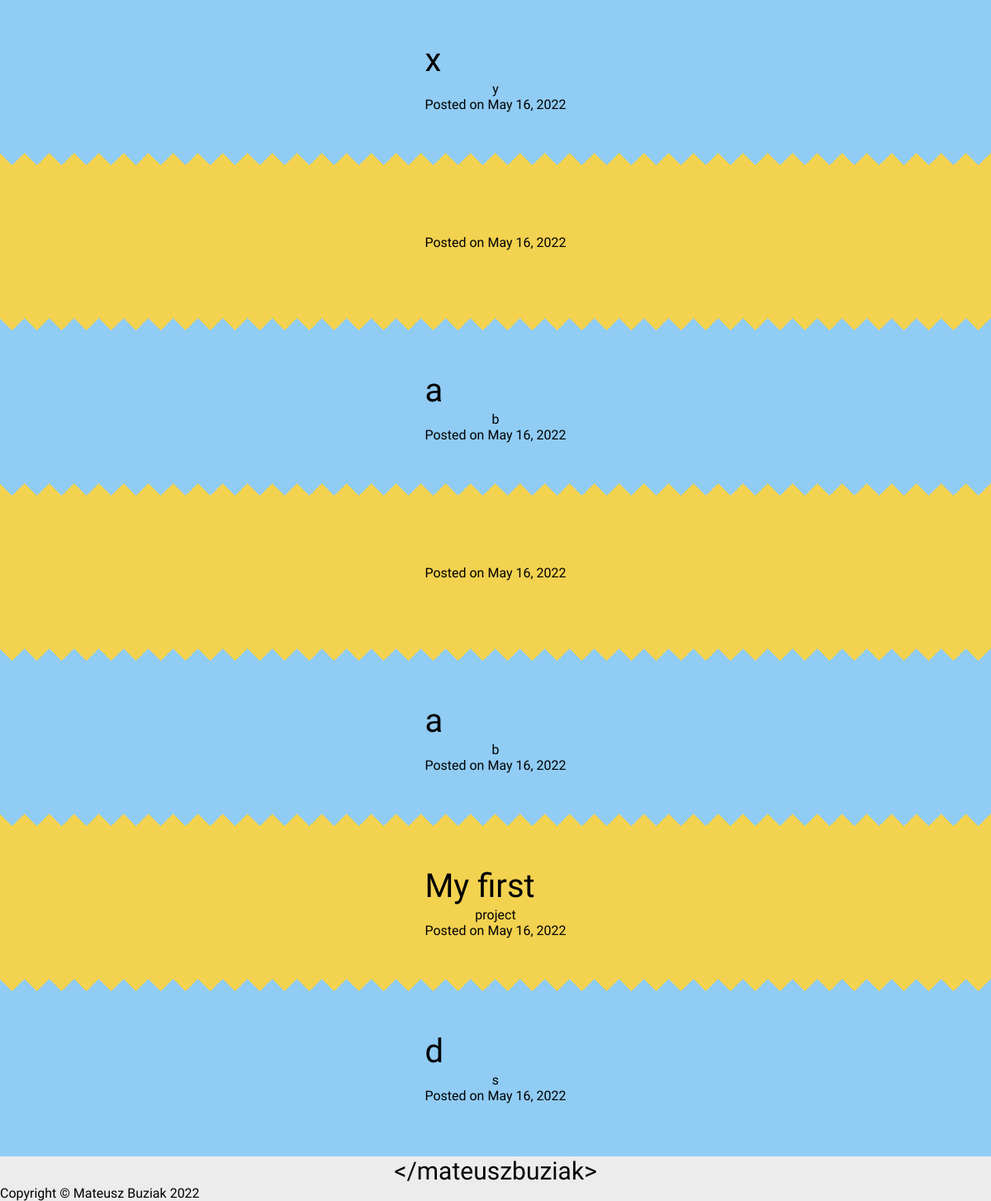
Page /projects (lower part) on the earlier database version.
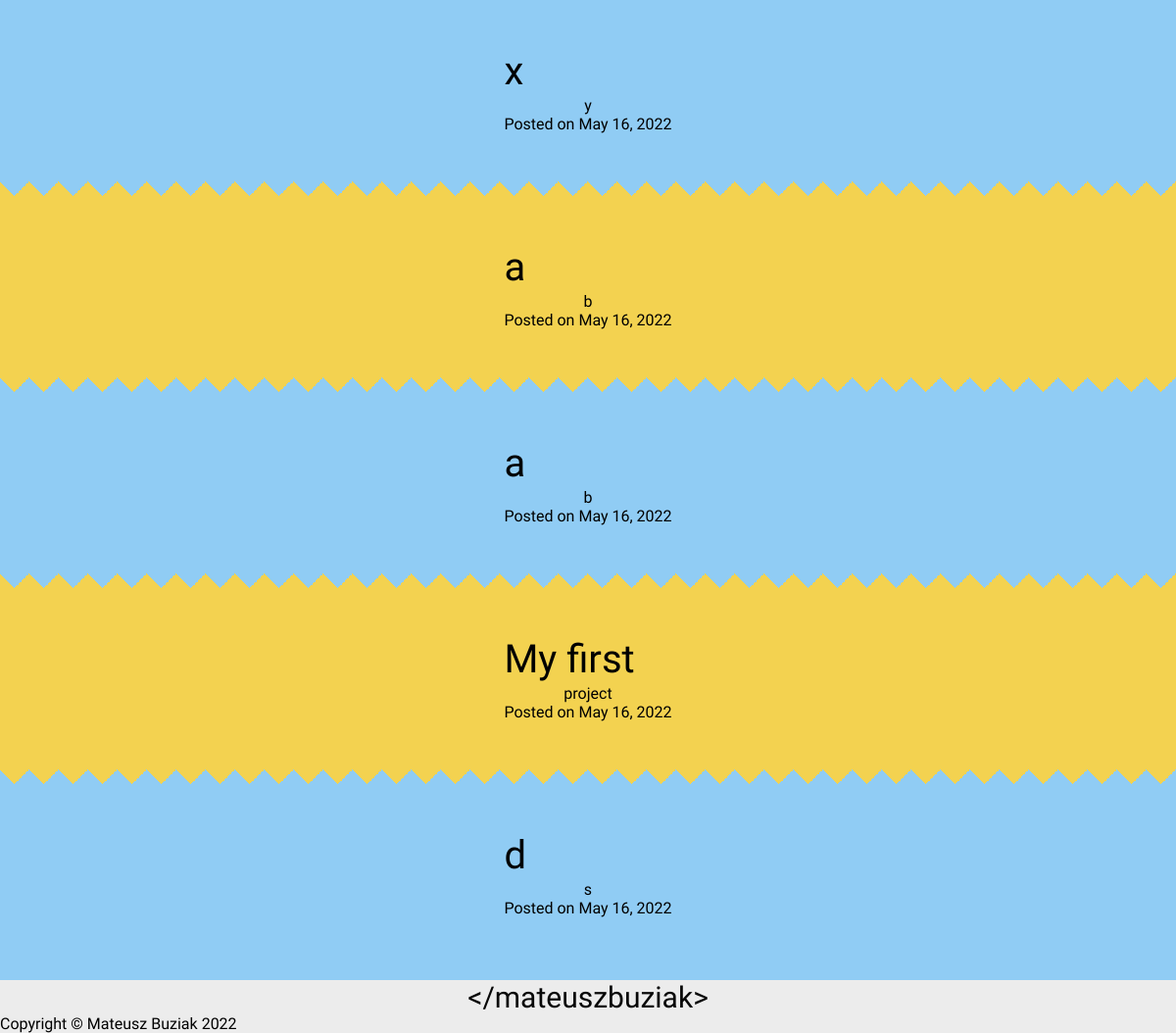
Same page on the later database version.
### app.py (models this page shows)
class Blogpost(db.Model):
    id = db.Column(db.Integer, primary_key=True)
    title = db.Column(db.String(50))
    subtitle = db.Column(db.String(50))
    date_posted = db.Column(db.DateTime)
    content = db.Column(db.Text)

### app.py (the view)
@app.route("/projects")
def projects():
    posts = Blogpost.query.order_by(Blogpost.date_posted.desc()).all()
    return render_template("projects.html", posts=posts)

### templates/projects.html (shortened to what this page needs)
<!DOCTYPE html>
<html lang="en">
<head>
  <link rel= "stylesheet" type= "text/css" href= "{{ url_for('static', filename='style/main.css') }}">
  <link rel= "stylesheet" type= "text/css" href= "{{ url_for('static', filename='style/projects.css') }}">
</head>
<body>
  <article class="projects">
    <div class="margin-top">
        {% for post in posts %}
          <section>
            <a href="{{ url_for('post', post_id=post.id) }}" class="hiperlinks">
              <div class="title">
                {{ post.title }}
              </div>
              <div class="stack">
                {{ post.subtitle }}
              </div>
              <div class="date">
                Posted on {{ post.date_posted.strftime('%B %d, %Y') }}
              </div >
            </a>
          </section>
          {% endfor %}
    </div>
  </article>
  <footer>
    <ul>
      <li class="end-logo">
        &lt;/mateuszbuziak&gt;
      </li>
      <li>
        Copyright &copy; Mateusz Buziak 2022
      </li>
    </ul>
  </footer>
</body>
</html>

### static/style/main.css (style rules this page uses)
body { min-height: 100vh; margin: 0; font-family: 'Oswald', sans-serif; display: grid; grid-template-rows: auto 1fr auto; }
footer { min-height:50px; background:#ECECEC; position: bottom; overflow: hidden; padding-top:0px; cursor: default; }
footer ul { overflow: hidden; text-decoration: none; margin-top: 0px; margin-bottom: 0px; list-style-type: none; margin: 0%; padding: 0%; }
footer ul li.end-logo { color:#070707; text-align: center; font-size: 30px; cursor: default; margin-bottom: 0px; }
article { background-color: #ECECEC ; }
article.projects { background-color: #F3D250; }

### static/style/projects.css (style rules this page uses)
article { font-family: 'Oswald', sans-serif; }
.margin-top { margin-top: 2vh; }
.hiperlinks { cursor: pointer; text-decoration: none; color: black; }
.title { font-size: 40px; padding-bottom: 2px; }
.stack { font-size: 35; text-align: center; }
.date { font-size: 30; margin-bottom: 2vh;; text-align: right; }
section:nth-child(2n + 1) { display: flex; justify-content: center; align-items: center; position: relative; width: 100%; height: 25vh; background: #F3D250; }
section:nth-child(2n + 1)::before { position: absolute; top: -15px; width: 100%; height: 15px; background-image: linear-gradient(45deg, #F3D250 50%, transparent 50%), linear-gradient(-45deg, #F3D250 50%, transparent 50%); background-size: 30px 30px; content: ''; }
section:nth-child(2n + 2) { display: flex; justify-content: center; align-items: center; position: relative; width: 100%; height: 25vh; background: #90CCF4; }
section:nth-child(2n + 2)::before { position: absolute; top: -15px; width: 100%; height: 15px; background-image: linear-gradient(45deg, #90CCF4 50%, transparent 50%), linear-gradient(-45deg, #90CCF4 50%, transparent 50%); background-size: 30px 30px; content: ''; }

Differences in the rows shown:
removed Blogpost: date_posted "May 16, 2022"
removed Blogpost: date_posted "May 16, 2022"
